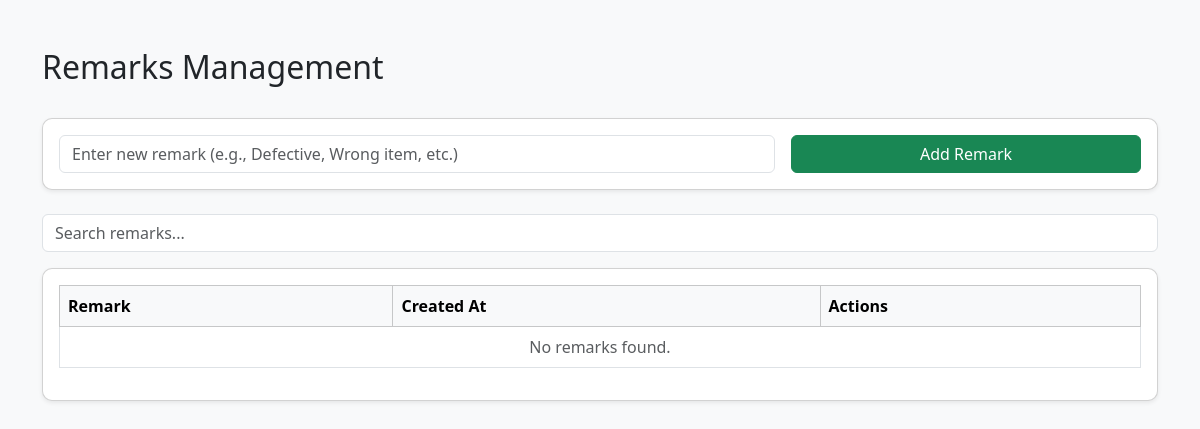
Page /tabs/admin/remarks.php on the earlier database version.
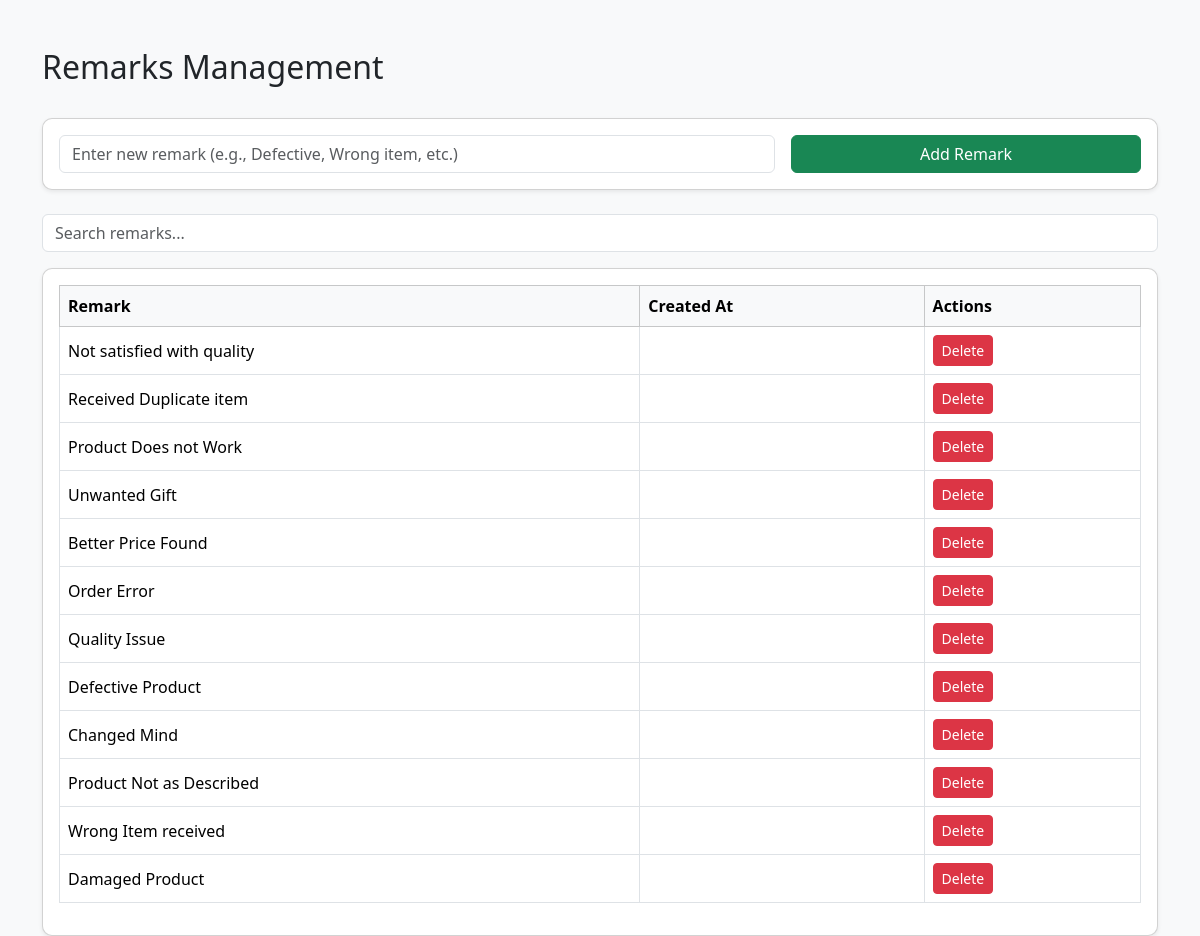
Same page on the later database version.
### tables this page shows
CREATE TABLE `remarks` (
  `id` bigint(20) UNSIGNED NOT NULL,
  `name` text DEFAULT NULL,
  `created_at` timestamp NULL DEFAULT NULL,
  `updated_at` timestamp NULL DEFAULT NULL
);

### tabs/admin/remarks.php (the view, shortened to what this page needs)
<?php
include '../../database/db_connect.php';
$searchQuery = isset($_GET['search']) ? trim($_GET['search']) : '';
$sql = "SELECT * FROM remarks WHERE 1";
$sql .= " ORDER BY id DESC";
$stmt = $conn->prepare($sql);
$stmt->execute();
$remarks = $stmt->get_result();
?>
<!DOCTYPE html>
<html lang="en">
<head>
<link href="https://cdn.jsdelivr.net/npm/bootstrap@5.3.2/dist/css/bootstrap.min.css" rel="stylesheet">
</head>
<body class="bg-light">
<div class="container mt-5">
    <div class="d-flex justify-content-between align-items-center mb-4">
        <h2>Remarks Management</h2>
    </div>
    <div class="card mb-4 shadow-sm">
        <div class="card-body">
            <form method="post" class="row g-3">
                <div class="col-md-8">
                    <input type="text" name="name" class="form-control" placeholder="Enter new remark (e.g., Defective, Wrong item, etc.)" required>
                </div>
                <div class="col-md-4">
                    <button type="submit" name="add_remark" class="btn btn-success w-100">Add Remark</button>
                </div>
            </form>
        </div>
    </div>
    <div class="mb-3">
        <input type="text" id="searchBox" class="form-control" placeholder="Search remarks..." value="<?= htmlspecialchars($searchQuery) ?>">
    </div>
    <div class="card shadow-sm">
        <div class="card-body">
            <table class="table table-bordered table-hover align-middle">
                <thead class="table-light">
                    <tr>
                        <th>Remark</th>
                        <th>Created At</th>
                        <th>Actions</th>
                    </tr>
                </thead>
                <tbody>
                    <?php while ($row = $remarks->fetch_assoc()): ?>
                    <tr>
                        <td><?= htmlspecialchars($row['name']) ?></td>
                        <td><?= $row['created_at'] ?></td>
                        <td>
                            <a href="?delete_id=<?= $row['id'] ?>" class="btn btn-danger btn-sm" onclick="return confirm('Are you sure you want to delete this remark?')">Delete</a>
                        </td>
                    </tr>
                    <?php endwhile; ?>
                    <?php if ($remarks->num_rows == 0): ?>
                    <tr>
                        <td colspan="4" class="text-center text-muted">No remarks found.</td>
                    </tr>
                    <?php endif; ?>
                </tbody>
            </table>
        </div>
    </div>
</div>
</body>
</html>

Differences in the rows shown:
added remarks: name "Not satisfied with quality"
added remarks: name "Received Duplicate item"
added remarks: name "Product Does not Work"
added remarks: name "Unwanted Gift"
added remarks: name "Better Price Found"
added remarks: name "Order Error"
added remarks: name "Quality Issue"
added remarks: name "Defective Product"
added remarks: name "Changed Mind"
added remarks: name "Product Not as Described"
added remarks: name "Wrong Item received"
added remarks: name "Damaged Product"
Other differences:
text no longer shown: "No remarks found."
